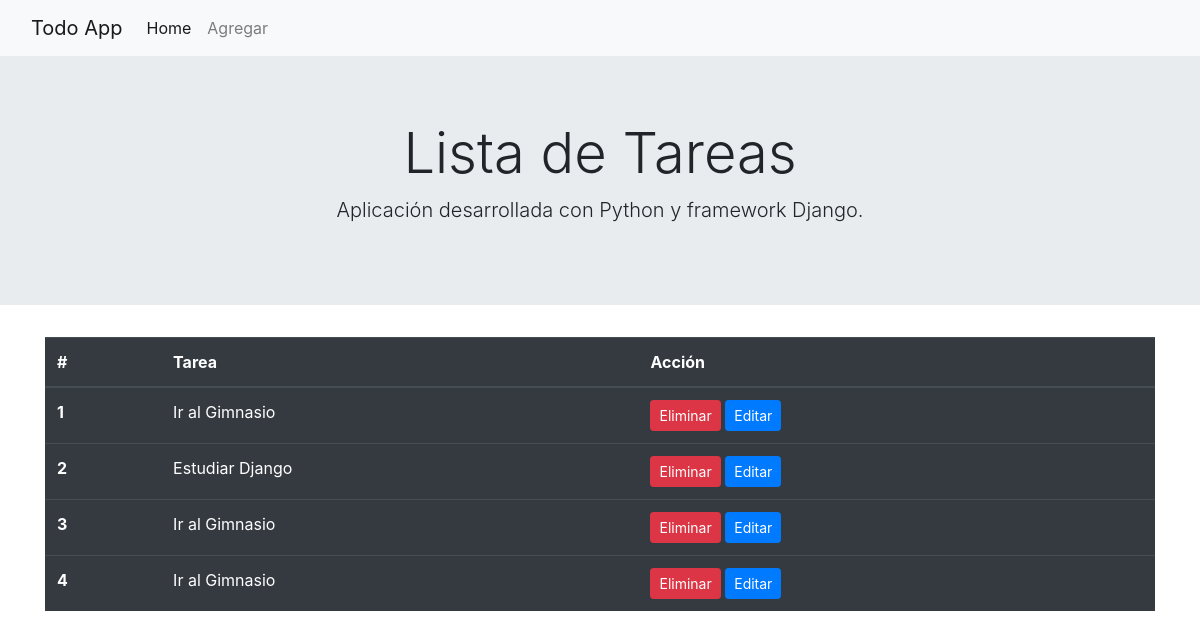
Before: / with the older database file.
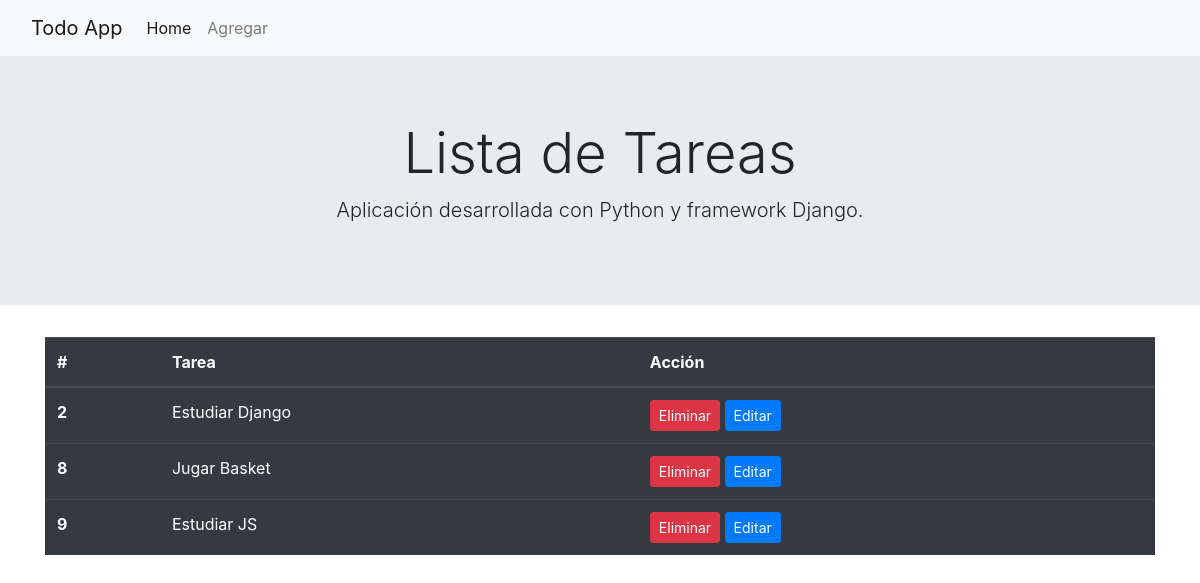
After: the same page with the newer database file.
### todo/models.py (models this page shows)
class Tarea(models.Model):
    tarea=models.CharField(max_length=100)
    def __str__(self):
        return self.tarea

### todo/views.py (the view)
# urls.py: 2. Add a URL to urlpatterns:  path('', views.home, name='home')
def home(request):
    tareas = Tarea.objects.all()
    context = {'tareas':tareas}
    return render(request, 'todo/home.html',context)

### todo/templates/todo/home.html
{% extends 'todo/layout.html' %}
{% block content %}
  <div class="container">
    <table class="table table-dark">
        <thead>
            <tr>
                <th scope="col">#</th>
                <th scope="col">Tarea</th>
                <th scope="col">Acción</th>
            </tr>
        </thead>
        <tbody>
            {% for tarea in tareas %}
            <tr>
                <th scope="row"> {{ tarea.id }} </th>
                <td>{{ tarea }}</td>
                <td>
                    <a class="btn btn-danger btn-sm" href="{% url 'eliminar' tarea.id %}" role="button">Eliminar</a></button>
                    <a class="btn btn-primary btn-sm" href="{% url 'editar' tarea.id %}" role="button">Editar</a>
                </td>
            </tr>
            {% endfor %}
        </tbody>
    </table>
{% endblock %}

### todo/templates/todo/layout.html (shortened to what this page needs)
<!doctype html>
<html lang="es" dir="">
  <head>
    <link rel="stylesheet" href="https://cdn.jsdelivr.net/npm/bootstrap@4.6.2/dist/css/bootstrap.min.css">
  </head>
  <body>
    <nav class="navbar navbar-expand-lg navbar-light bg-light">
        <div class="container-fluid">
        <a class="navbar-brand" href="#">Todo App</a>
        <div class="collapse navbar-collapse" id="navbarNav">
          <ul class="navbar-nav">
            <li class="nav-item">
              <a class="nav-link active" href="{% url 'home' %}">Home</a>
            <li class="nav-item">
              <a class="nav-link" href="{% url 'agregar' %}">Agregar</a>
            </li>
            </li>
          </ul>
         </div>
        </div>
      </nav>
      <div class="jumbotron jumbotron-fluid">
        <div class="container text-center">
          <h1 class="display-4">Lista de Tareas</h1>
          <p class="lead">Aplicación desarrollada con Python y framework Django.</p>
        </div>
      </div>
    {% block content%}
    {% endblock %}
  </body>
</html>

Changed rows visible on the page:
removed Tarea: id "1", tarea "Ir al Gimnasio"
removed Tarea: id "3", tarea "Ir al Gimnasio"
removed Tarea: id "4", tarea "Ir al Gimnasio"
added Tarea: id "8", tarea "Jugar Basket"
added Tarea: id "9", tarea "Estudiar JS"
